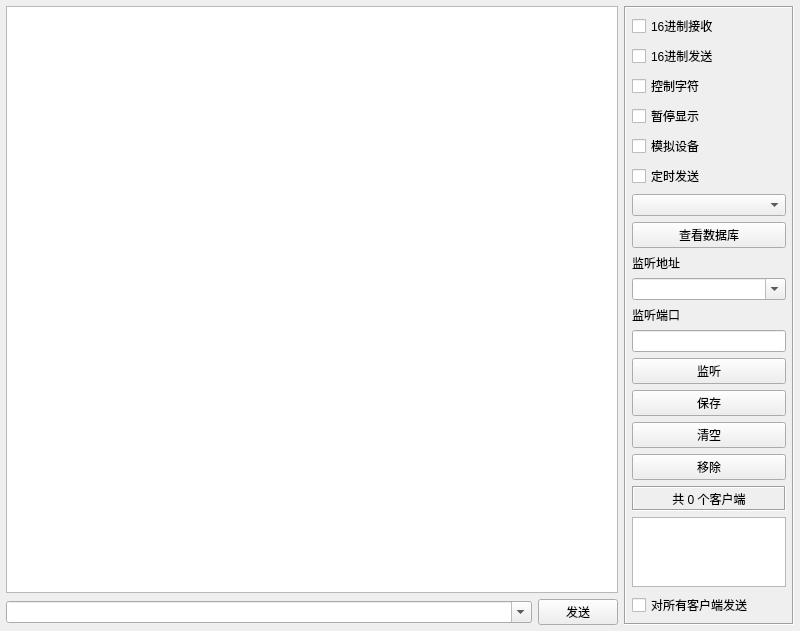
<?xml version="1.0" encoding="UTF-8"?>
<ui version="4.0">
 <class>frmTcpServer</class>
 <widget class="QWidget" name="frmTcpServer">
  <property name="geometry">
   <rect>
    <x>0</x>
    <y>0</y>
    <width>800</width>
    <height>618</height>
   </rect>
  </property>
  <property name="windowTitle">
   <string>Form</string>
  </property>
  <layout class="QGridLayout" name="gridLayout">
   <property name="leftMargin">
    <number>6</number>
   </property>
   <property name="topMargin">
    <number>6</number>
   </property>
   <property name="rightMargin">
    <number>6</number>
   </property>
   <property name="bottomMargin">
    <number>6</number>
   </property>
   <item row="0" column="1" rowspan="2">
    <widget class="QFrame" name="frame">
     <property name="minimumSize">
      <size>
       <width>170</width>
       <height>0</height>
      </size>
     </property>
     <property name="maximumSize">
      <size>
       <width>170</width>
       <height>16777215</height>
      </size>
     </property>
     <property name="frameShape">
      <enum>QFrame::Box</enum>
     </property>
     <property name="frameShadow">
      <enum>QFrame::Sunken</enum>
     </property>
     <layout class="QVBoxLayout" name="verticalLayout_3">
      <property name="leftMargin">
       <number>6</number>
      </property>
      <property name="topMargin">
       <number>6</number>
      </property>
      <property name="rightMargin">
       <number>6</number>
      </property>
      <property name="bottomMargin">
       <number>6</number>
      </property>
      <item>
       <widget class="QCheckBox" name="ckHexReceive">
        <property name="text">
         <string>16进制接收</string>
        </property>
       </widget>
      </item>
      <item>
       <widget class="QCheckBox" name="ckHexSend">
        <property name="text">
         <string>16进制发送</string>
        </property>
       </widget>
      </item>
      <item>
       <widget class="QCheckBox" name="ckAscii">
        <property name="text">
         <string>控制字符</string>
        </property>
       </widget>
      </item>
      <item>
       <widget class="QCheckBox" name="ckShow">
        <property name="text">
         <string>暂停显示</string>
        </property>
       </widget>
      </item>
      <item>
       <widget class="QCheckBox" name="ckDebug">
        <property name="text">
         <string>模拟设备</string>
        </property>
       </widget>
      </item>
      <item>
       <widget class="QCheckBox" name="ckAutoSend">
        <property name="text">
         <string>定时发送</string>
        </property>
       </widget>
      </item>
      <item>
       <widget class="QComboBox" name="cboxInterval"/>
      </item>
      <item>
       <widget class="QPushButton" name="btnViewData">
        <property name="text">
         <string>查看数据库</string>
        </property>
       </widget>
      </item>
      <item>
       <widget class="QLabel" name="labListenIP">
        <property name="text">
         <string>监听地址</string>
        </property>
       </widget>
      </item>
      <item>
       <widget class="QComboBox" name="cboxListenIP">
        <property name="editable">
         <bool>true</bool>
        </property>
       </widget>
      </item>
      <item>
       <widget class="QLabel" name="labListenPort">
        <property name="text">
         <string>监听端口</string>
        </property>
       </widget>
      </item>
      <item>
       <widget class="QLineEdit" name="txtListenPort"/>
      </item>
      <item>
       <widget class="QPushButton" name="btnListen">
        <property name="text">
         <string>监听</string>
        </property>
       </widget>
      </item>
      <item>
       <widget class="QPushButton" name="btnSave">
        <property name="text">
         <string>保存</string>
        </property>
       </widget>
      </item>
      <item>
       <widget class="QPushButton" name="btnClear">
        <property name="text">
         <string>清空</string>
        </property>
       </widget>
      </item>
      <item>
       <widget class="QPushButton" name="btnRemove">
        <property name="text">
         <string>移除</string>
        </property>
       </widget>
      </item>
      <item>
       <widget class="QLabel" name="labCount">
        <property name="minimumSize">
         <size>
          <width>0</width>
          <height>25</height>
         </size>
        </property>
        <property name="frameShape">
         <enum>QFrame::Box</enum>
        </property>
        <property name="frameShadow">
         <enum>QFrame::Sunken</enum>
        </property>
        <property name="text">
         <string>共 0 个客户端</string>
        </property>
        <property name="alignment">
         <set>Qt::AlignCenter</set>
        </property>
       </widget>
      </item>
      <item>
       <widget class="QListWidget" name="listWidget"/>
      </item>
      <item>
       <widget class="QCheckBox" name="ckSelectAll">
        <property name="text">
         <string>对所有客户端发送</string>
        </property>
       </widget>
      </item>
     </layout>
    </widget>
   </item>
   <item row="0" column="0">
    <widget class="QTextEdit" name="txtMain">
     <property name="readOnly">
      <bool>true</bool>
     </property>
    </widget>
   </item>
   <item row="1" column="0">
    <widget class="QWidget" name="widget" native="true">
     <layout class="QHBoxLayout" name="layTcpServer">
      <property name="leftMargin">
       <number>0</number>
      </property>
      <property name="topMargin">
       <number>0</number>
      </property>
      <property name="rightMargin">
       <number>0</number>
      </property>
      <property name="bottomMargin">
       <number>0</number>
      </property>
      <item>
       <widget class="QComboBox" name="cboxData">
        <property name="sizePolicy">
         <sizepolicy hsizetype="Ignored" vsizetype="Fixed">
          <horstretch>0</horstretch>
          <verstretch>0</verstretch>
         </sizepolicy>
        </property>
        <property name="editable">
         <bool>true</bool>
        </property>
       </widget>
      </item>
      <item>
       <widget class="QPushButton" name="btnSend">
        <property name="minimumSize">
         <size>
          <width>80</width>
          <height>0</height>
         </size>
        </property>
        <property name="maximumSize">
         <size>
          <width>80</width>
          <height>16777215</height>
         </size>
        </property>
        <property name="text">
         <string>发送</string>
        </property>
       </widget>
      </item>
     </layout>
    </widget>
   </item>
  </layout>
 </widget>
 <tabstops>
  <tabstop>txtMain</tabstop>
  <tabstop>cboxData</tabstop>
  <tabstop>btnSend</tabstop>
  <tabstop>ckHexReceive</tabstop>
  <tabstop>ckHexSend</tabstop>
  <tabstop>ckAscii</tabstop>
  <tabstop>ckShow</tabstop>
  <tabstop>ckDebug</tabstop>
  <tabstop>ckAutoSend</tabstop>
  <tabstop>cboxInterval</tabstop>
  <tabstop>txtListenPort</tabstop>
  <tabstop>btnListen</tabstop>
  <tabstop>btnSave</tabstop>
  <tabstop>btnClear</tabstop>
  <tabstop>btnRemove</tabstop>
  <tabstop>listWidget</tabstop>
  <tabstop>ckSelectAll</tabstop>
 </tabstops>
 <resources/>
 <connections/>
</ui>
